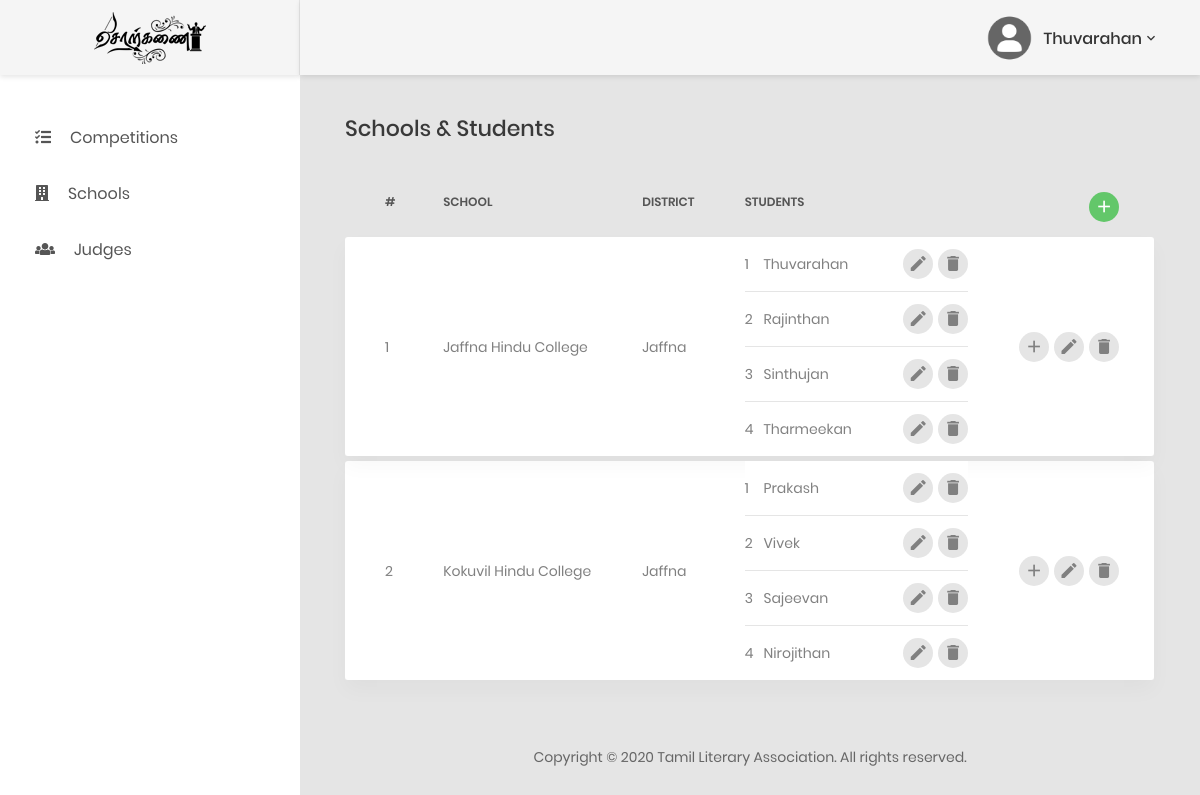
Page /schools.php (signed in) on the committed database.
### tables this page shows
CREATE TABLE `tbl_schools` (
  `school_id` int(10) UNSIGNED ZEROFILL NOT NULL,
  `school_name` varchar(255) NOT NULL,
  `district_id` int(5) UNSIGNED ZEROFILL DEFAULT NULL
);

CREATE TABLE `tbl_districts` (
  `district_id` int(5) UNSIGNED ZEROFILL NOT NULL,
  `district_name` varchar(100) NOT NULL
);

### schools.php (the view, shortened to what this page needs)
<?php include_once 'header.php'; ?>
<div class="row">
    <div class="col-md-12">
        <h3 class="title-5 m-b-35">Schools & Students</h3>
        <div class="table-responsive table-responsive-data2">
            <table class="table table-data2">
                <thead>
                    <tr>
                        <th>#</th>
                        <th>school</th>
                        <th>district</th>
                        <th>students</th>
                        <th style="padding-right: 35px;">
                            <div class="table-data-feature">
                                <a class="item" href="add.school.php" data-toggle="tooltip" data-placement="top" title="Add School" style="background-color: #63c76a;">
                                    <i class="zmdi zmdi-plus" style="color: #FFF;"></i>
                                </a>
                            </div>
                        </th>
                    </tr>
                </thead>
                <tbody>
                    <?php
                    $query = mysqli_query($mysqli, "SELECT A.*, B.district_name, GROUP_CONCAT(C.student_id ORDER BY C.student_id ASC) AS student_ids, GROUP_CONCAT(C.student_name ORDER BY C.student_id ASC) AS student_names FROM `tbl_schools` A LEFT OUTER JOIN `tbl_districts` B USING (district_id) LEFT OUTER JOIN `tbl_students` C USING (school_id) GROUP BY A.school_id ORDER BY A.school_id ASC");
                    if (mysqli_num_rows($query) > 0) {
                        $num = 0;
                        while ($row = mysqli_fetch_array($query)) {
                            $num += 1;
                            $student_ids = explode(",", $row['student_ids']);
                            $student_names = explode (",", $row['student_names']);
                    ?>
                    <tr class="tr-shadow">
                        <td><?php echo ($num); ?></td>
                        <td><?php echo ($row['school_name']); ?></td>
                        <td><?php echo ($row['district_name']); ?></td>
                        <td class="round-content">
                            <?php if ($student_ids[0]!= '') { ?>
                            <table class="table">
                                <tbody>
                                    <?php for ($x = 0; $x < sizeof($student_names); $x++) { ?>
                                    <tr>
                                        <td><?php echo ($x + 1); ?></td>
                                        <td><?php echo ($student_names[$x]); ?></td>
                                        <td>
                                            <div class="table-data-feature">
                                                <a class="item" data-toggle="tooltip" data-placement="top" title="Edit Student" href="edit.student.php?id=<?php echo $student_ids[$x];?>">
                                                    <i class="zmdi zmdi-edit"></i>
                                                </a>
                                                <button class="item" data-toggle="tooltip" data-placement="top" title="Delete Student" student_id="<?php echo $student_ids[$x];?>" id="delete_student">
                                                    <i class="zmdi zmdi-delete"></i>
                                                </button>
                                            </div>
                                        </td>
                                    </tr>
                                    <?php } ?>
                                </tbody>
                            </table>
                            <?php } else { echo "<i>Unavailable</i>"; } ?>
                        </td>
                        <td>
                            <div class="table-data-feature">
                                <a class="item" data-toggle="tooltip" data-placement="top" title="Add Student" href="add.student.php?id=<?php echo $row['school_id'];?>&name=<?php echo $row['school_name'];?>">
                                    <i class="zmdi zmdi-plus"></i>
                                </a>
                                <a class="item" data-toggle="tooltip" data-placement="top" title="Edit School" href="edit.school.php?id=<?php echo $row['school_id'];?>">
                                    <i class="zmdi zmdi-edit"></i>
                                </a>
                                <button class="item" data-toggle="tooltip" data-placement="top" title="Delete School" school_id="<?php echo $row['school_id'];?>" id="delete_school">
                                    <i class="zmdi zmdi-delete"></i>
                                </button>
                            </div>
                        </td>
                    </tr>
                    <tr class="spacer"></tr>
                    <?php }} else { ?>
                    <tr class="tr-shadow">
                        <td colspan="6" style="text-align: center;">No results found.</td>
                    </tr>
                    <?php } ?>
                </tbody>
            </table>
        </div>
    </div>
</div>
<?php include_once 'footer.php'; ?>

### header.php (shortened to what this page needs)
<!DOCTYPE html>
<html lang="en">
<head>
    <link href="css/font-face.css" rel="stylesheet" media="all">
    <link href="vendor/font-awesome-4.7/css/font-awesome.min.css" rel="stylesheet" media="all">
    <link href="vendor/font-awesome-5/css/fontawesome-all.min.css" rel="stylesheet" media="all">
    <link href="vendor/mdi-font/css/material-design-iconic-font.min.css" rel="stylesheet" media="all">
    <link href="vendor/bootstrap-4.1/bootstrap.min.css" rel="stylesheet" media="all">
    <link href="vendor/animsition/animsition.min.css" rel="stylesheet" media="all">
    <link href="vendor/bootstrap-progressbar/bootstrap-progressbar-3.3.4.min.css" rel="stylesheet" media="all">
    <link href="vendor/wow/animate.css" rel="stylesheet" media="all">
    <link href="vendor/css-hamburgers/hamburgers.min.css" rel="stylesheet" media="all">
    <link href="vendor/slick/slick.css" rel="stylesheet" media="all">
    <link href="vendor/select2/select2.min.css" rel="stylesheet" media="all">
    <link href="vendor/perfect-scrollbar/perfect-scrollbar.css" rel="stylesheet" media="all">
    <link href="css/theme.css?v=<?php echo time(); ?>" rel="stylesheet" media="all">
</head>
<body>
    <div class="page-wrapper">
        <aside class="menu-sidebar d-none d-lg-block">
            <div class="logo">
                <a href="index.php">
                    <img src="images/icon/logo.png" alt="Sotkanai Scoreboard Admin" />
                </a>
            </div>
            <div class="menu-sidebar__content js-scrollbar1">
                <nav class="navbar-sidebar">
                    <ul class="list-unstyled navbar__list">
                        <li>
                            <a href="competitions.php">
                                <i class="fa fa-tasks"></i>Competitions</a>
                        </li>
                        <li>
                            <a href="schools.php">
                                <i class="fa fa-building"></i>Schools</a>
                        </li>
                        <li>
                            <a href="judges.php">
                                <i class="fa fa-users"></i>Judges</a>
                        </li>
                    </ul>
                </nav>
            </div>
        </aside>
        <div class="page-container">
            <header class="header-desktop">
                <div class="section__content section__content--p30">
                    <div class="container-fluid">
                        <div class="header-wrap">
                            <div class="header-button">
                                <div class="account-wrap">
                                    <div class="account-item clearfix js-item-menu">
                                        <div class="image">
                                            <img src="images/icon/avatar.png" />
                                        </div>
                                        <div class="content">
                                            <a class="js-acc-btn"><?php echo $_SESSION['firstname'];?></a>
                                        </div>
                                    </div>
                                </div>
                            </div>
                        </div>
                    </div>
                </div>
            </header>
            <div class="main-content">
                <div class="section__content section__content--p30">
                    <div class="container-fluid">

### footer.php (shortened to what this page needs)
                        <div class="row m-t-40">
                            <div class="col-md-12">
                                <div class="copyright">
                                    <p>Copyright &copy;
                                         Tamil Literary Association. All rights reserved.</p>
                                </div>
                            </div>
                        </div>
                    </div>
                </div>
            </div>
        </div>
    </div>
</body>
</html>

### rows in the picture
tbl_schools: school_name "Jaffna Hindu College", district.district_name "Jaffna", x "Thuvarahan", x "Rajinthan", x "Sinthujan", x "Tharmeekan"
tbl_schools: school_name "Kokuvil Hindu College", district.district_name "Jaffna", x "Prakash", x "Vivek", x "Sajeevan", x "Nirojithan"

### other values in the picture
$_SESSION['firstname'] "Thuvarahan"
